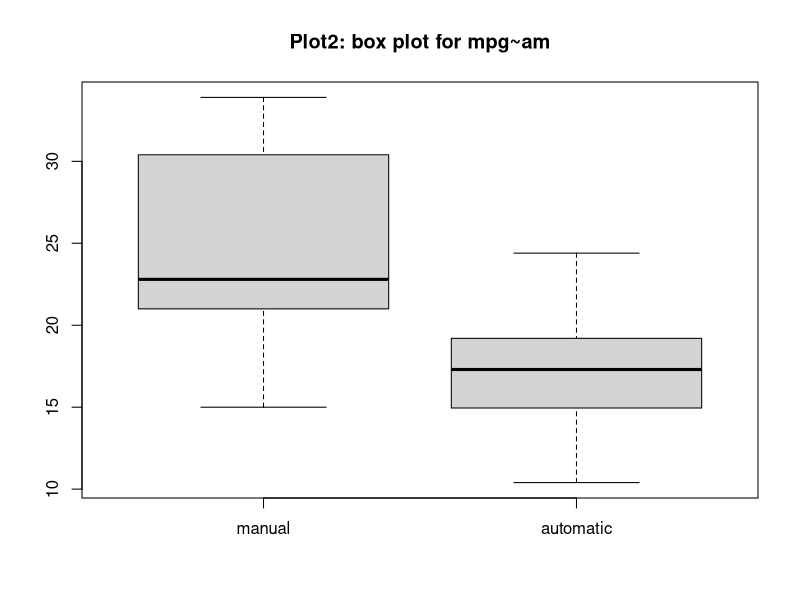
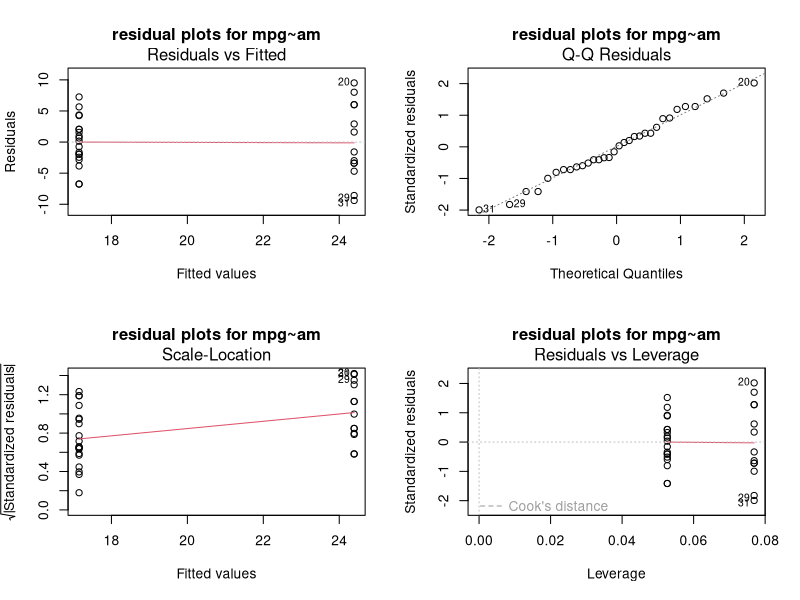
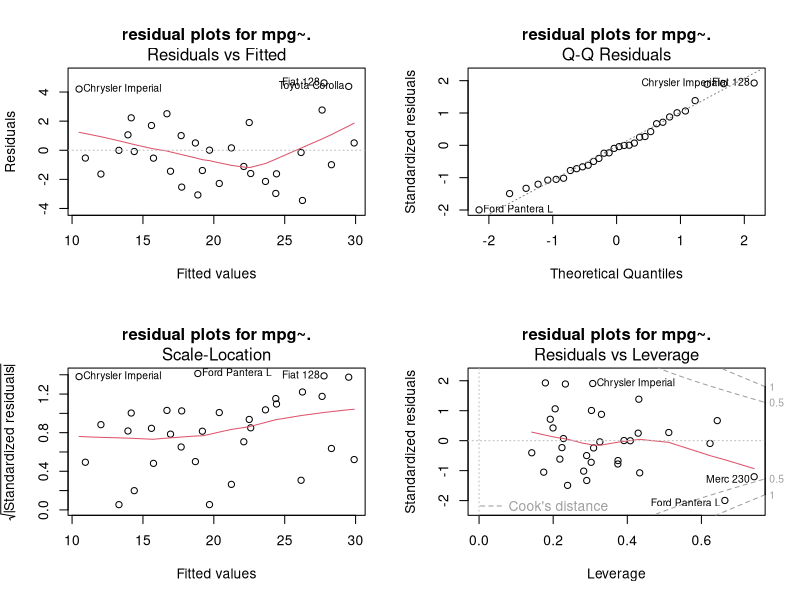

The R script that drew these images, in order:
## ---- chunk 1
data(mtcars)
data <-  mtcars[,c("mpg","am")]
data[,"am"] <-  as.factor(data[,"am"])
attach(data)
summary(mpg[am == 1])
summary(mpg[am == 0])
fit <- lm(mpg~am)
summary(fit)$coef

## ---- chunk 2
data(mtcars)
model <- lm(mpg~., data=mtcars)
summary(model)$coef
## ---- chunk 3

data(mtcars) 
fit10 <- lm(mpg~ am, data=mtcars)
fit9 <- update(fit10, mpg~  cyl + am, data=mtcars)
fit8 <- update(fit10, mpg~  cyl + disp + am, data=mtcars)
fit7 <- update(fit10, mpg~  cyl + disp + hp + am, data=mtcars)
fit6 <- update(fit10, mpg~  cyl + disp + hp + drat + am, data=mtcars)
fit5 <- update(fit10, mpg~  cyl + disp + hp + drat + wt + am, data=mtcars)
fit4 <- update(fit10, mpg~  cyl + disp + hp + drat + wt + qsec + am , data=mtcars)
fit3 <- update(fit10, mpg~  cyl + disp + hp + drat + wt + qsec + vs+ am , data=mtcars)
fit2 <- update(fit10, mpg~  cyl + disp + hp + drat + wt + qsec + vs+ am + gear, data=mtcars)
fit1 <- update(fit10, mpg~ cyl + disp + hp + drat + wt + qsec + vs+ am + gear + carb, data=mtcars)
anova(fit10,fit9,fit8,fit7,fit6,fit5,fit4,fit3,fit2,fit1)
anova(fit10,fit1)
## ---- chunk 4
#plot1 <- pairs(mtcars, panel=panel.smooth, main="Plot1: mtcars data", col=3+(mtcars$am==1))
#mtcars[,9] <- as.factor(mtcars[,9])
par(mfrow=c(1,1))
plot2 <- boxplot(list(manual=mpg[am==1], automatic=mpg[am==0]), main = "Plot2: box plot for mpg~am" )
#plot3 <- plot(am, mpg, main="Plot3: am and mpg", pch=19)
par(mfrow=c(2,2))
plot4 <- plot(fit, main = "residual plots for mpg~am")
par(mfrow=c(2,2))
plot5 <- plot(fit1, main = "residual plots for mpg~.")
